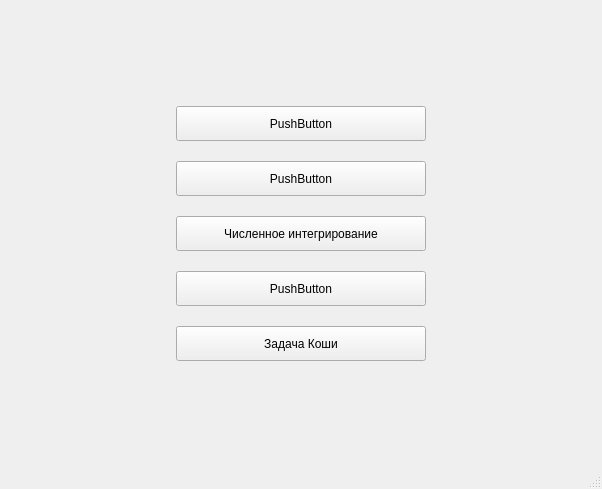
<?xml version="1.0" encoding="UTF-8"?>
<ui version="4.0">
 <class>MainWindow</class>
 <widget class="QMainWindow" name="MainWindow">
  <property name="geometry">
   <rect>
    <x>0</x>
    <y>0</y>
    <width>602</width>
    <height>489</height>
   </rect>
  </property>
  <property name="windowTitle">
   <string>MainWindow</string>
  </property>
  <widget class="QWidget" name="centralwidget">
   <layout class="QHBoxLayout" name="horizontalLayout">
    <item>
     <spacer name="horizontalSpacer">
      <property name="orientation">
       <enum>Qt::Horizontal</enum>
      </property>
      <property name="sizeHint" stdset="0">
       <size>
        <width>40</width>
        <height>20</height>
       </size>
      </property>
     </spacer>
    </item>
    <item>
     <layout class="QVBoxLayout" name="verticalLayout">
      <property name="spacing">
       <number>20</number>
      </property>
      <item>
       <spacer name="verticalSpacer">
        <property name="orientation">
         <enum>Qt::Vertical</enum>
        </property>
        <property name="sizeHint" stdset="0">
         <size>
          <width>20</width>
          <height>40</height>
         </size>
        </property>
       </spacer>
      </item>
      <item>
       <widget class="QPushButton" name="pushButton">
        <property name="minimumSize">
         <size>
          <width>250</width>
          <height>35</height>
         </size>
        </property>
        <property name="text">
         <string>PushButton</string>
        </property>
       </widget>
      </item>
      <item>
       <widget class="QPushButton" name="pushButton_4">
        <property name="minimumSize">
         <size>
          <width>250</width>
          <height>35</height>
         </size>
        </property>
        <property name="text">
         <string>PushButton</string>
        </property>
       </widget>
      </item>
      <item>
       <widget class="QPushButton" name="Integral_pushButton">
        <property name="minimumSize">
         <size>
          <width>250</width>
          <height>35</height>
         </size>
        </property>
        <property name="text">
         <string>Численное интегрирование</string>
        </property>
       </widget>
      </item>
      <item>
       <widget class="QPushButton" name="pushButton_5">
        <property name="minimumSize">
         <size>
          <width>250</width>
          <height>35</height>
         </size>
        </property>
        <property name="text">
         <string>PushButton</string>
        </property>
       </widget>
      </item>
      <item>
       <widget class="QPushButton" name="toDiffEq_btn">
        <property name="minimumSize">
         <size>
          <width>250</width>
          <height>35</height>
         </size>
        </property>
        <property name="text">
         <string>Задача Коши</string>
        </property>
       </widget>
      </item>
      <item>
       <spacer name="verticalSpacer_2">
        <property name="orientation">
         <enum>Qt::Vertical</enum>
        </property>
        <property name="sizeHint" stdset="0">
         <size>
          <width>20</width>
          <height>40</height>
         </size>
        </property>
       </spacer>
      </item>
     </layout>
    </item>
    <item>
     <spacer name="horizontalSpacer_2">
      <property name="orientation">
       <enum>Qt::Horizontal</enum>
      </property>
      <property name="sizeHint" stdset="0">
       <size>
        <width>40</width>
        <height>20</height>
       </size>
      </property>
     </spacer>
    </item>
   </layout>
  </widget>
  <widget class="QMenuBar" name="menubar">
   <property name="geometry">
    <rect>
     <x>0</x>
     <y>0</y>
     <width>602</width>
     <height>26</height>
    </rect>
   </property>
  </widget>
  <widget class="QStatusBar" name="statusbar"/>
 </widget>
 <resources/>
 <connections/>
</ui>
